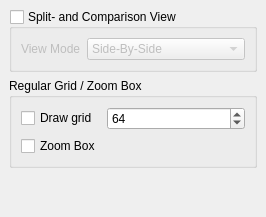
  <widget class="QDockWidget" name="displayDockWidget">
   <property name="sizePolicy">
    <sizepolicy hsizetype="Preferred" vsizetype="Minimum">
     <horstretch>0</horstretch>
     <verstretch>0</verstretch>
    </sizepolicy>
   </property>
   <property name="minimumSize">
    <size>
     <width>266</width>
     <height>211</height>
    </size>
   </property>
   <property name="maximumSize">
    <size>
     <width>524287</width>
     <height>524287</height>
    </size>
   </property>
   <property name="floating">
    <bool>false</bool>
   </property>
   <property name="windowTitle">
    <string>Display Options</string>
   </property>
   <attribute name="dockWidgetArea">
    <number>2</number>
   </attribute>
   <widget class="QWidget" name="displaydockWidgetContents">
    <layout class="QVBoxLayout" name="verticalLayout_4">
     <item>
      <widget class="QGroupBox" name="SplitViewgroupBox">
       <property name="sizePolicy">
        <sizepolicy hsizetype="Preferred" vsizetype="Fixed">
         <horstretch>0</horstretch>
         <verstretch>0</verstretch>
        </sizepolicy>
       </property>
       <property name="minimumSize">
        <size>
         <width>0</width>
         <height>0</height>
        </size>
       </property>
       <property name="title">
        <string>Split- and Comparison View</string>
       </property>
       <property name="alignment">
        <set>Qt::AlignLeading|Qt::AlignLeft|Qt::AlignTop</set>
       </property>
       <property name="checkable">
        <bool>true</bool>
       </property>
       <property name="checked">
        <bool>false</bool>
       </property>
       <layout class="QVBoxLayout" name="verticalLayout_3">
        <item>
         <layout class="QHBoxLayout" name="ViewModeLayout">
          <item>
           <widget class="QLabel" name="ViewModelabel">
            <property name="sizePolicy">
             <sizepolicy hsizetype="Fixed" vsizetype="Fixed">
              <horstretch>0</horstretch>
              <verstretch>0</verstretch>
             </sizepolicy>
            </property>
            <property name="minimumSize">
             <size>
              <width>0</width>
              <height>0</height>
             </size>
            </property>
            <property name="text">
             <string>View Mode</string>
            </property>
            <property name="alignment">
             <set>Qt::AlignLeading|Qt::AlignLeft|Qt::AlignVCenter</set>
            </property>
           </widget>
          </item>
          <item>
           <widget class="QComboBox" name="viewComboBox">
            <item>
             <property name="text">
              <string>Side-By-Side</string>
             </property>
            </item>
            <item>
             <property name="text">
              <string>Comparison</string>
             </property>
            </item>
           </widget>
          </item>
         </layout>
        </item>
       </layout>
      </widget>
     </item>
     <item>
      <widget class="QGroupBox" name="grid_zoomBox">
       <property name="enabled">
        <bool>true</bool>
       </property>
       <property name="sizePolicy">
        <sizepolicy hsizetype="Preferred" vsizetype="Fixed">
         <horstretch>0</horstretch>
         <verstretch>0</verstretch>
        </sizepolicy>
       </property>
       <property name="title">
        <string>Regular Grid / Zoom Box</string>
       </property>
       <property name="alignment">
        <set>Qt::AlignLeading|Qt::AlignLeft|Qt::AlignTop</set>
       </property>
       <layout class="QGridLayout" name="gridLayout_13">
        <property name="leftMargin">
         <number>9</number>
        </property>
        <property name="topMargin">
         <number>9</number>
        </property>
        <property name="rightMargin">
         <number>9</number>
        </property>
        <property name="bottomMargin">
         <number>9</number>
        </property>
        <item row="0" column="0">
         <widget class="QCheckBox" name="regularGridCheckBox">
          <property name="sizePolicy">
           <sizepolicy hsizetype="Fixed" vsizetype="Fixed">
            <horstretch>0</horstretch>
            <verstretch>0</verstretch>
           </sizepolicy>
          </property>
          <property name="text">
           <string>Draw grid</string>
          </property>
         </widget>
        </item>
        <item row="0" column="1">
         <widget class="QSpinBox" name="gridSizeBox">
          <property name="minimum">
           <number>1</number>
          </property>
          <property name="maximum">
           <number>512</number>
          </property>
          <property name="value">
           <number>64</number>
          </property>
         </widget>
        </item>
        <item row="1" column="0">
         <widget class="QCheckBox" name="zoomBoxCheckBox">
          <property name="sizePolicy">
           <sizepolicy hsizetype="Fixed" vsizetype="Fixed">
            <horstretch>0</horstretch>
            <verstretch>0</verstretch>
           </sizepolicy>
          </property>
          <property name="text">
           <string>Zoom Box</string>
          </property>
         </widget>
        </item>
       </layout>
      </widget>
     </item>
     <item>
      <spacer name="verticalSpacer">
       <property name="orientation">
        <enum>Qt::Vertical</enum>
       </property>
       <property name="sizeHint" stdset="0">
        <size>
         <width>20</width>
         <height>40</height>
        </size>
       </property>
      </spacer>
     </item>
    </layout>
   </widget>
  </widget>
